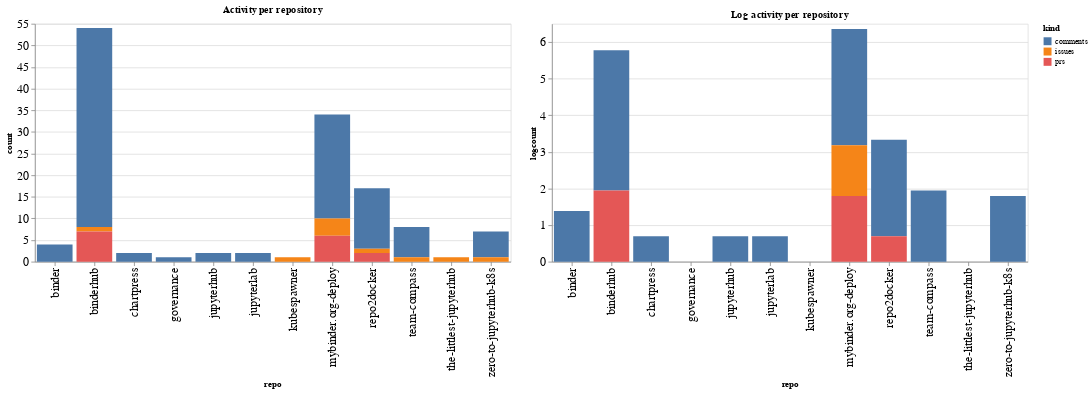

The notebook cell saved with this chart:
### Code cell
ch1 = alt.Chart(repo_summaries, width=600, title="Activity per repository").mark_bar().encode(
    x='repo',
    y='count',
    color='kind',
    tooltip="kind"
)

ch2 = alt.Chart(repo_summaries, width=600, title="Log activity per repository").mark_bar().encode(
    x='repo',
    y='logcount',
    color='kind',
    tooltip="kind"
)

ch1 | ch2

### Figure 1 — Vega-Lite specification as saved in the notebook (floating-point values rounded to 4 significant figures)
{"config": {"axisLeft": {"labelFontSize": 15}, "axisBottom": {"labelFontSize": 15}}, "hconcat": [{"mark": "bar", "encoding": {"color": {"type": "nominal", "field": "kind"}, "tooltip": {"type": "nominal", "field": "kind"}, "x": {"type": "nominal", "field": "repo"}, "y": {"type": "quantitative", "field": "count"}}, "title": "Activity per repository", "width": 600}, {"mark": "bar", "encoding": {"color": {"type": "nominal", "field": "kind"}, "tooltip": {"type": "nominal", "field": "kind"}, "x": {"type": "nominal", "field": "repo"}, "y": {"type": "quantitative", "field": "logcount"}}, "title": "Log activity per repository", "width": 600}], "data": {"name": "data-41f6036a7d616f854cbb14c0713b2b21"}, "$schema": "https://vega.github.io/schema/vega-lite/v4.8.1.json", "datasets": {"data-41f6036a7d616f854cbb14c0713b2b21": [{"repo": "binder", "kind": "comments", "count": 4, "logcount": 1.386}, {"repo": "binderhub", "kind": "comments", "count": 46, "logcount": 3.829}, {"repo": "binderhub", "kind": "issues", "count": 1, "logcount": 0.0}, {"repo": "binderhub", "kind": "prs", "count": 7, "logcount": 1.946}, {"repo": "chartpress", "kind": "comments", "count": 2, "logcount": 0.6931}, {"repo": "governance", "kind": "comments", "count": 1, "logcount": 0.0}, {"repo": "jupyterhub", "kind": "comments", "count": 2, "logcount": 0.6931}, {"repo": "jupyterlab", "kind": "comments", "count": 2, "logcount": 0.6931}, {"repo": "kubespawner", "kind": "issues", "count": 1, "logcount": 0.0}, {"repo": "mybinder.org-deploy", "kind": "comments", "count": 24, "logcount": 3.178}, {"repo": "mybinder.org-deploy", "kind": "issues", "count": 4, "logcount": 1.386}, {"repo": "mybinder.org-deploy", "kind": "prs", "count": 6, "logcount": 1.792}, {"repo": "repo2docker", "kind": "comments", "count": 14, "logcount": 2.639}, {"repo": "repo2docker", "kind": "issues", "count": 1, "logcount": 0.0}, {"repo": "repo2docker", "kind": "prs", "count": 2, "logcount": 0.6931}, {"repo": "team-compass", "kind": "comments", "count": 7, "logcount": 1.946}, {"repo": "team-compass", "kind": "issues", "count": 1, "logcount": 0.0}, {"repo": "the-littlest-jupyterhub", "kind": "issues", "count": 1, "logcount": 0.0}, {"repo": "zero-to-jupyterhub-k8s", "kind": "comments", "count": 6, "logcount": 1.792}, {"repo": "zero-to-jupyterhub-k8s", "kind": "issues", "count": 1, "logcount": 0.0}]}}
